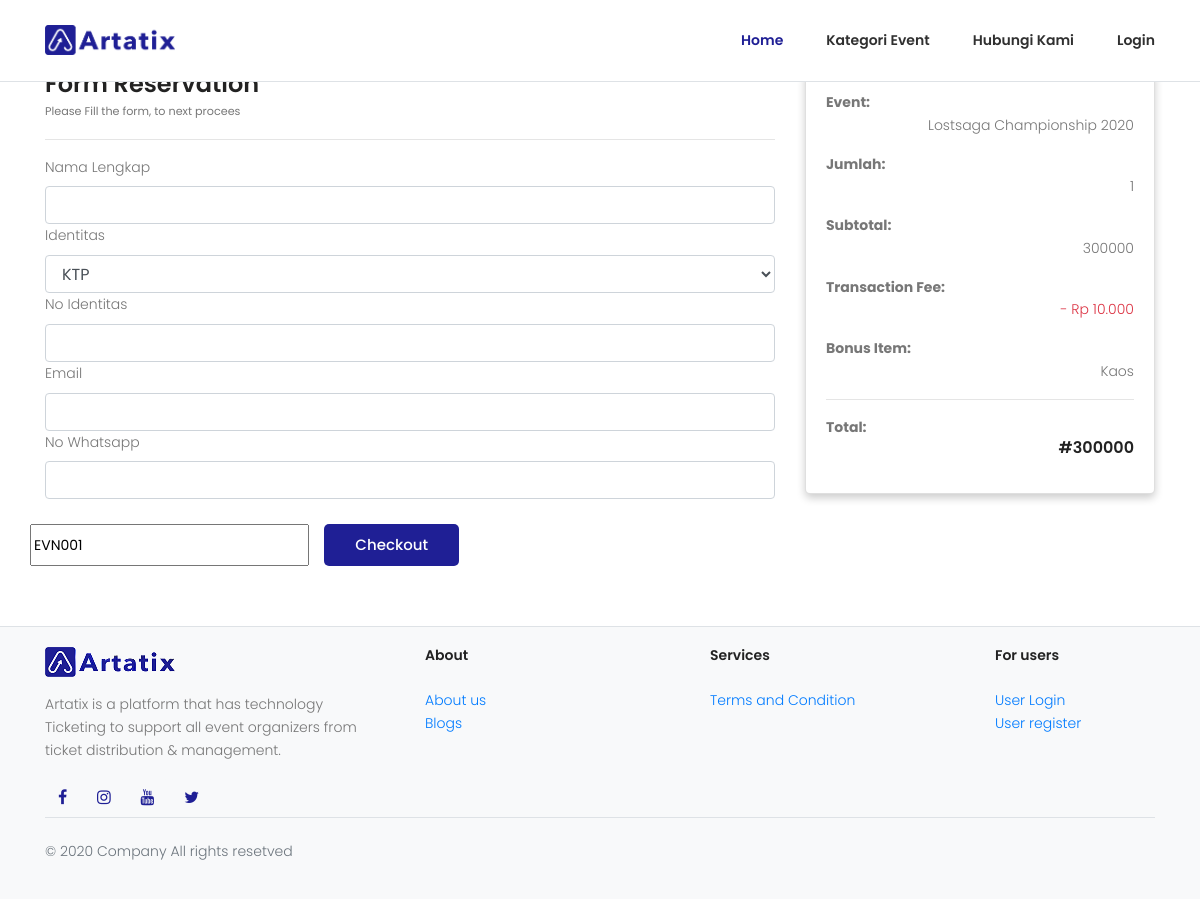
Screenshot of /page_event_checkout.php?id=CRT001 with the database file from the repository.
### tables this page shows
CREATE TABLE IF NOT EXISTS `tbl_cart` (
  `cart_id` varchar(20) NOT NULL,
  `event_id` varchar(20) NOT NULL,
  `tkt_id` varchar(20) NOT NULL,
  `cart_qty` int(11) NOT NULL,
  PRIMARY KEY (`cart_id`),
  KEY `tkt_id` (`tkt_id`),
  KEY `event_id_fk` (`event_id`),
  CONSTRAINT `event_id_fk` FOREIGN KEY (`event_id`) REFERENCES `tbl_event` (`event_id`),
  CONSTRAINT `tkt_id_fk` FOREIGN KEY (`tkt_id`) REFERENCES `tbl_ticket` (`tkt_id`)
);

CREATE TABLE IF NOT EXISTS `tbl_event` (
  `event_id` varchar(20) NOT NULL,
  `event_name` varchar(50) NOT NULL,
  `event_category` varchar(50) NOT NULL,
  `event_picture` varchar(50) NOT NULL,
  `event_description` text NOT NULL,
  `event_location` text NOT NULL,
  `event_date_start` varchar(15) NOT NULL,
  `event_date_finish` varchar(15) NOT NULL,
  `event_time_start` time NOT NULL,
  `event_time_finish` time NOT NULL,
  `event_status` varchar(20) NOT NULL,
  `event_sk` text NOT NULL,
  `event_jenis` varchar(20) NOT NULL,
  `link` varchar(30) DEFAULT NULL,
  `user_id` varchar(20) NOT NULL,
  PRIMARY KEY (`event_id`),
  KEY `fk_user` (`user_id`),
  CONSTRAINT `fk_user` FOREIGN KEY (`user_id`) REFERENCES `tbl_user` (`user_id`)
);

CREATE TABLE IF NOT EXISTS `tbl_ticket` (
  `tkt_id` varchar(20) NOT NULL,
  `event_id` varchar(20) NOT NULL,
  `tkt_category` varchar(30) NOT NULL,
  `tkt_stock` int(15) NOT NULL,
  `tkt_price` double(15,0) NOT NULL DEFAULT '0',
  `tkt_date_start` varchar(15) NOT NULL,
  `tkt_date_finish` varchar(15) NOT NULL,
  `tkt_desc` text NOT NULL,
  `tkt_status` int(11) NOT NULL,
  `tkt_fee` int(11) NOT NULL,
  PRIMARY KEY (`tkt_id`),
  KEY `fk_event_id` (`event_id`),
  CONSTRAINT `fk_event_id` FOREIGN KEY (`event_id`) REFERENCES `tbl_event` (`event_id`)
);

### page_event_checkout.php (the view, shortened to what this page needs)
<?php
$cart_id = $_GET['id'];
?>
<!DOCTYPE html>
<html lang="zxx" class="no-js">
<head>
    <?php
    include "bundle_css_enduser.php";
    ?>
</head>
<body>
    <header class="default-header border-bottom">
        <div class="main-menu">
            <div class="container">
                <div class="row align-items-center justify-content-between d-flex">
                    <div id="logo">
                        <div class="container">
                            <a href="index.php"><img src="img/logo/Artatix2.png" width="130" height="30" alt="" title="" /></a>
                        </div>
                    </div>
                    <nav id="nav-menu-container">
                        <ul class="nav-menu">
                            <li class="menu-active"><a href="index.php">Home</a></li>
                            <li><a href="page_kategori.php">Kategori Event</a></li>
                            <li><a href="page_kontak_kami.php">Hubungi Kami</a></li>
                            <li><a href="page_login.php">Login</a></li>
                        </ul>
                    </nav>
                </div>
            </div>
        </div>
    </header>
    <div class="white-space-30"></div>
    <section class="home-banner-area relative" id="home">
        <div class="container">
            <div class="section-top-border">
                <div class="row">
                    <div class="col-lg-8 col-md-8">
                        <?php
                        $queryrow = mysqli_query($konek, "SELECT tbl_event.event_id, tbl_event.event_name, tbl_event.event_category, tbl_event.event_picture, tbl_event.event_description, tbl_event.event_location, tbl_event.event_date_start, tbl_event.event_date_finish, tbl_event.event_time_start, tbl_event.event_time_finish, tbl_event.event_sk, tbl_event.event_status, tbl_event.event_jenis, tbl_ticket.tkt_id, tbl_ticket.tkt_category, tbl_ticket.tkt_stock, tbl_ticket.tkt_price, tbl_ticket.tkt_date_start, tbl_ticket.tkt_desc, tbl_cart.cart_id, tbl_cart.cart_qty FROM tbl_ticket INNER JOIN tbl_event ON tbl_ticket.event_id=tbl_event.event_id INNER JOIN tbl_cart ON tbl_ticket.tkt_id=tbl_cart.tkt_id WHERE tbl_cart.cart_id='$cart_id'  ");
                        while ($row = mysqli_fetch_array($queryrow)) {
                            $event_id = $row['event_id'];
                            ?>
                            <h3>Form Reservation</h3>
                            <small>Please Fill the form, to next procees</small>
                            <hr>
                            <form action="page_event_cart_form_proses.php" method="post">
                                <div class="form-group  m-0">
                                    <label>Nama Lengkap</label>
                                    <input type="text" name="cst_name" class="form-control">
                                </div>
                                <div class="form-group  m-0">
                                    <label for="sel1">Identitas</label>
                                    <select class="form-control" id="sel1" name="cst_identity">
                                        <option value="KTP">KTP</option>
                                    </select>
                                </div>
                                <div class="form-group m-0">
                                    <label>No Identitas</label>
                                    <input type="text" name="cst_no_id" class="form-control">
                                </div>
                                <div class="form-group m-0">
                                    <label>Email</label>
                                    <input type="email" name="cst_email" class="form-control">
                                </div>
                                <div class="form-group  m-0">
                                    <label>No Whatsapp</label>
                                    <input type="number" name="cst_notelp" class="form-control">
                                </div>
                                <br>
                    </div>
                    <aside class="col-lg-4">
                        <div class="card">
                            <div class="body">
                                <dl class="dlist-align">
                                    <dt>Event:</dt>
                                    <dd class="text-right"><?= $row['event_name'] ?></dd>
                                </dl>
                                <dl class="dlist-align">
                                    <dt>Jumlah:</dt>
                                    <dd class="text-right"><?= $row['cart_qty'] ?></dd>
                                </dl>
                                <dl class="dlist-align">
                                    <dt>Subtotal:</dt>
                                    <dd class="text-right"><?= $row['tkt_price'] ?></dd>
                                </dl>
                                <dl class="dlist-align">
                                    <dt>Transaction Fee:</dt>
                                    <dd class="text-right text-danger">- Rp 10.000</dd>
                                </dl>
                                <dl class="dlist-align">
                                    <dt>Bonus Item:</dt>
                                    <dd class="text-right">Kaos</dd>
                                </dl>
                                <hr>
                                <dl class="dlist-align">
                                    <dt>Total:</dt>
                                    <?php $total += $row['tkt_price'] * $row['cart_qty']  ?>
                                    <dd class="text-right text-dark b">
                                        <h5>#<?= $total ?></h5>
                                    </dd>
                                </dl>
                            </div>
                        </div>
                    </aside>
                    <input type="text" name="event_id" value="<?= $event_id  ?>">
                    &nbsp;&nbsp;&nbsp;&nbsp;<a href="page_event_invoice.php"><button type="submit" name="tambah" class="genric-btn primary circle">Checkout</button></a>
                </div>
            <?php } ?>
            </div>
    </section>
    <?php
    include "footer.php";
    ?>
</body>
</html>

### rows the page displays
tbl_cart: event.event_name "Lostsaga Championship 2020", cart_qty "1", tkt.tkt_price "300000", total "300000", event_id "EVN001"
